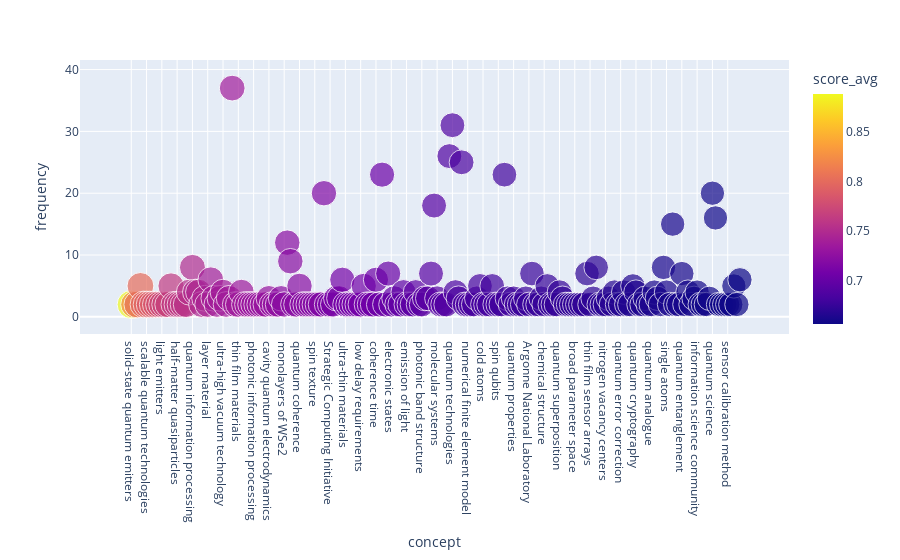

Write notebook code for a chart like this one.
### Markdown cell above
We can use the plotly visualization library to explore the concepts:

### Code cell
import plotly.express as px

FREQ_MIN = 2 
FREQ_MAX = 70 
SCORE_MIN = 0.6 
MAX_CONCEPTS = 200 

filtered_concepts = concepts_unique.query(f"""frequency >= {FREQ_MIN} & frequency <= {FREQ_MAX} & score_avg >= {SCORE_MIN} """)\
                    .sort_values(["score_avg", "frequency"], ascending=False)[:MAX_CONCEPTS]

px.scatter(filtered_concepts,
           x="concept",
           y="frequency",
           height=700,
           color="score_avg",
           size="score_avg")

### Figure 1 — Plotly figure (JSON) as saved in the notebook; plotly's stock layout.template omitted (floating-point values rounded to 4 significant figures; data arrays with more than 128 entries replaced by an {"elided": "..."} marker saying what was removed)
{"data": [{"hovertemplate": "concept=%{x}<br>frequency=%{y}<br>score_avg=%{marker.color}<extra></extra>", "legendgroup": "", "marker": {"color": {"elided": "200 float values"}, "coloraxis": "coloraxis", "size": {"elided": "200 float values"}, "sizemode": "area", "sizeref": 0.00222, "symbol": "circle"}, "mode": "markers", "name": "", "orientation": "v", "showlegend": false, "type": "scatter", "x": {"elided": "200 str values"}, "xaxis": "x", "y": {"elided": "200 int values"}, "yaxis": "y"}], "layout": {"autosize": true, "coloraxis": {"colorbar": {"title": {"text": "score_avg"}}, "colorscale": [[0, "#0d0887"], [0.1111, "#46039f"], [0.2222, "#7201a8"], [0.3333, "#9c179e"], [0.4444, "#bd3786"], [0.5556, "#d8576b"], [0.6667, "#ed7953"], [0.7778, "#fb9f3a"], [0.8889, "#fdca26"], [1, "#f0f921"]]}, "legend": {"itemsizing": "constant", "tracegroupgap": 0}, "margin": {"t": 60}, "xaxis": {"anchor": "y", "autorange": true, "domain": [0, 1], "range": [-15.54, 214.0], "title": {"text": "concept"}, "type": "category"}, "yaxis": {"anchor": "x", "autorange": true, "domain": [0, 1], "range": [-2.209, 41.03], "title": {"text": "frequency"}, "type": "linear"}}}
